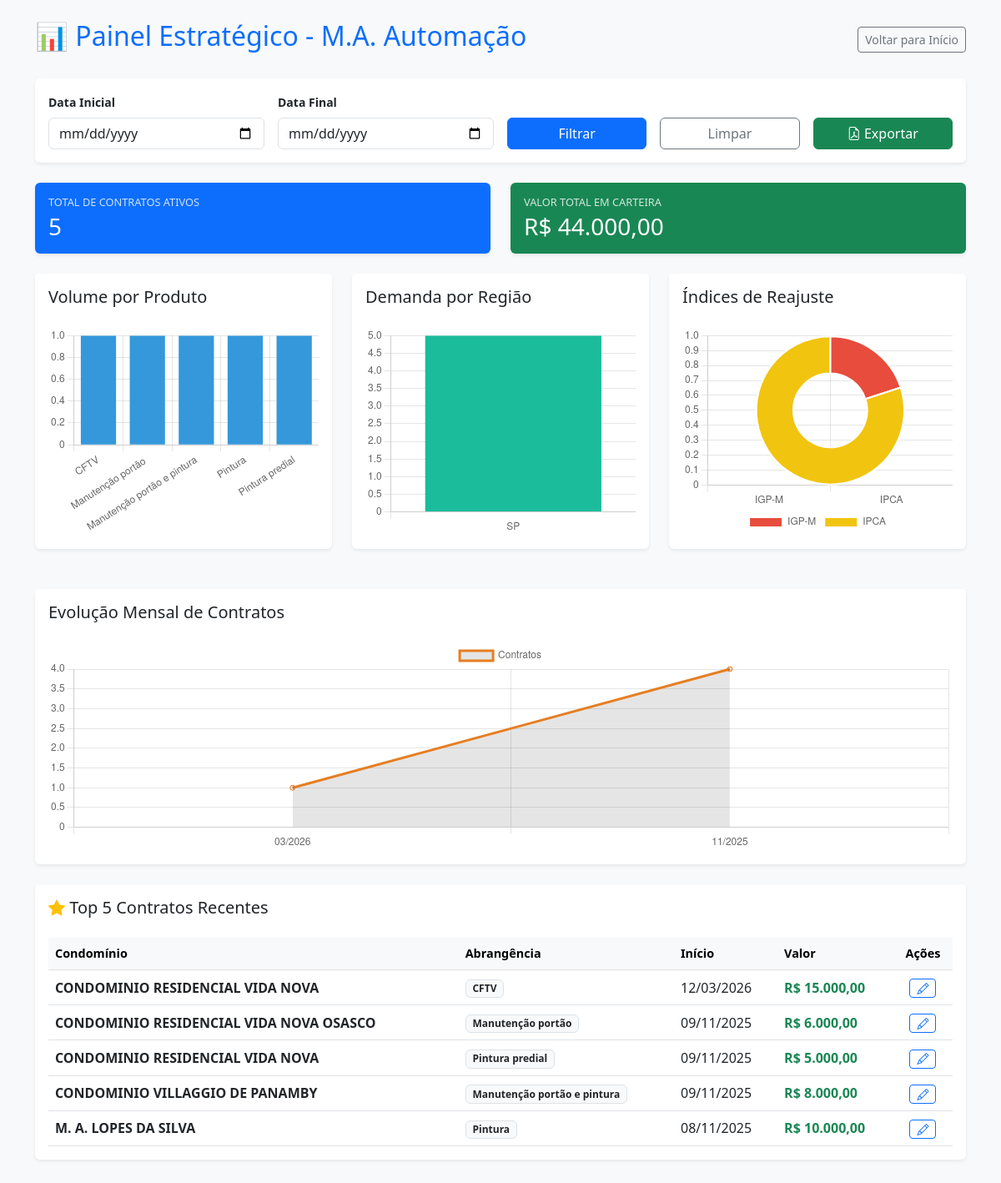
The page /dashboard (signed in) on the database its author committed.
### app.py (models this page shows, shortened)
class ContratCond(db.Model):
    id = db.Column(db.Integer, primary_key=True)
    nome = db.Column(db.String(100), nullable=False)
    cnpj = db.Column(db.String(20), unique=True, nullable=False)
    endereco = db.Column(db.String(200), nullable=False)
    cep = db.Column(db.String(10), nullable=False)
    estado = db.Column(db.String(50), nullable=False)
    telefone = db.Column(db.String(20), nullable=False)
    email = db.Column(db.String(120), nullable=False)
    valor_contrato = db.Column(db.Numeric(10, 2), nullable=False)
    inicio_contrato = db.Column(db.Date, nullable=False)
    termino_contrato = db.Column(db.Date, nullable=True)
    abrangencia_contrato = db.Column(db.String(100), nullable=False)
    tipo_indice = db.Column(db.String(50), nullable=True)
    clausulas_adicionais = db.Column(db.Text, nullable=True)
    data_criacao = db.Column(db.DateTime, nullable=False, default=datetime.utcnow)

### app.py (the view)
@app.route('/dashboard')
@login_required
def dashboard():
    data_inicio = request.args.get('data_inicio')
    data_fim = request.args.get('data_fim')
    query = ContratCond.query
    if data_inicio:
        query = query.filter(ContratCond.data_criacao >= data_inicio)
    if data_fim:
        query = query.filter(ContratCond.data_criacao <= data_fim)
    contratos_filtrados = query.all()
    total_financeiro = sum(c.valor_contrato for c in contratos_filtrados if c.valor_contrato)
    stats_reajuste = query.with_entities(
        ContratCond.tipo_indice, func.count(ContratCond.id)
    ).group_by(ContratCond.tipo_indice).all()
    labels_reajuste = [item[0] if item[0] else "Não Informado" for item in stats_reajuste]
    valores_reajuste = [item[1] for item in stats_reajuste]
    hoje = datetime.now()
    prazo_30 = hoje + timedelta(days=30)
    alertas_vencimento = ContratCond.query.filter(
        ContratCond.termino_contrato >= hoje,
        ContratCond.termino_contrato <= prazo_30
    ).all()
    stats_produtos = query.with_entities(
        ContratCond.abrangencia_contrato,
        func.count(ContratCond.id)
    ).group_by(ContratCond.abrangencia_contrato).all()
    labels_prod = [item[0] if item[0] else "Outros" for item in stats_produtos]
    valores_prod = [item[1] for item in stats_produtos]
    stats_regioes = query.with_entities(
        ContratCond.estado,
        func.count(ContratCond.id)
    ).group_by(ContratCond.estado).all()
    labels_regiao = [item[0] if item[0] else "N/A" for item in stats_regioes]
    valores_regiao = [item[1] for item in stats_regioes]
    stats_mensal = query.with_entities(
        func.strftime('%m/%Y', ContratCond.data_criacao),
        func.count(ContratCond.id)
    ).group_by(func.strftime('%m/%Y', ContratCond.data_criacao)).all()
    labels_mensal = [item[0] for item in stats_mensal]
    valores_mensal = [item[1] for item in stats_mensal]
    top_5_recentes = ContratCond.query.order_by(ContratCond.data_criacao.desc()).limit(5).all()
    return render_template('dashboard.html',
                           labels_prod=labels_prod, valores_prod=valores_prod,
                           labels_regiao=labels_regiao, valores_regiao=valores_regiao,
                           labels_mensal=labels_mensal, valores_mensal=valores_mensal,
                           total_financeiro=total_financeiro,
                           labels_reajuste=labels_reajuste, valores_reajuste=valores_reajuste,
                           alertas_vencimento=alertas_vencimento,
                           top_5_recentes=top_5_recentes) # <--- ESSA LINHA É FUNDAMENTAL

### app.py (called while the page is built)
@login_manager.user_loader
def load_user(user_id):
    try:
        return User.query.get(int(user_id))
    except ValueError:
        return None

### templates/dashboard.html (shortened to what this page needs)
<!DOCTYPE html>
<html lang="pt-br">
<head>
    <link href="https://cdn.jsdelivr.net/npm/bootstrap@5.3.0/dist/css/bootstrap.min.css" rel="stylesheet">
    <link rel="stylesheet" href="https://cdn.jsdelivr.net/npm/bootstrap-icons@1.10.0/font/bootstrap-icons.css">
</head>
<body class="bg-light">
<div class="container mt-4">
    <div class="d-flex justify-content-between align-items-center mb-4">
        <h2 class="text-primary">📊 Painel Estratégico - M.A. Automação</h2>
        <a href="{{ url_for('index') }}" class="btn btn-outline-secondary btn-sm">Voltar para Início</a>
    </div>
    <div class="card shadow-sm border-0 mb-4">
        <div class="card-body">
            <form method="GET" action="{{ url_for('dashboard') }}" class="row g-3 align-items-end">
                <div class="col-md-3">
                    <label class="form-label small fw-bold">Data Inicial</label>
                    <input type="date" name="data_inicio" class="form-control" value="{{ request.args.get('data_inicio', '') }}">
                </div>
                <div class="col-md-3">
                    <label class="form-label small fw-bold">Data Final</label>
                    <input type="date" name="data_fim" class="form-control" value="{{ request.args.get('data_fim', '') }}">
                </div>
                <div class="col-md-2">
                    <button type="submit" class="btn btn-primary w-100">Filtrar</button>
                </div>
                <div class="col-md-2">
                    <a href="{{ url_for('dashboard') }}" class="btn btn-outline-secondary w-100">Limpar</a>
                </div>
                <div class="col-md-2">
                    <button type="button" onclick="window.print()" class="btn btn-success w-100">
                        <i class="bi bi-file-earmark-pdf"></i> Exportar
                    </button>
                </div>
            </form>
        </div>
    </div>
    <div class="row mb-4">
        <div class="col-md-6">
            <div class="card shadow-sm border-0 bg-primary text-white h-100">
                <div class="card-body">
                    <h6 class="text-uppercase mb-1" style="font-size: 0.8rem; opacity: 0.8;">Total de Contratos Ativos</h6>
                    <h3 class="mb-0">{{ valores_prod|sum }}</h3>
                </div>
            </div>
        </div>
        <div class="col-md-6">
            <div class="card shadow-sm border-0 bg-success text-white h-100">
                <div class="card-body">
                    <h6 class="text-uppercase mb-1" style="font-size: 0.8rem; opacity: 0.8;">Valor Total em Carteira</h6>
                    <h3 class="mb-0">R$ {{ "{:,.2f}".format(total_financeiro).replace(',','v').replace('.',',').replace('v','.') }}</h3>
                </div>
            </div>
        </div>
    </div>
    <div class="row mb-4">
        <div class="col-md-4 mb-4">
            <div class="card shadow-sm border-0 h-100">
                <div class="card-header bg-white border-0 pt-3"><h5 class="card-title mb-0">Volume por Produto</h5></div>
                <div class="card-body"><div style="height:250px;"><canvas id="chartProdutos"></canvas></div></div>
            </div>
        </div>
        <div class="col-md-4 mb-4">
            <div class="card shadow-sm border-0 h-100">
                <div class="card-header bg-white border-0 pt-3"><h5 class="card-title mb-0">Demanda por Região</h5></div>
                <div class="card-body"><div style="height:250px;"><canvas id="chartRegioes"></canvas></div></div>
            </div>
        </div>
        <div class="col-md-4 mb-4">
            <div class="card shadow-sm border-0 h-100">
                <div class="card-header bg-white border-0 pt-3"><h5 class="card-title mb-0">Índices de Reajuste</h5></div>
                <div class="card-body"><div style="height:250px;"><canvas id="chartReajuste"></canvas></div></div>
            </div>
        </div>
    </div>
    <div class="row mb-4">
        <div class="col-md-12">
            <div class="card shadow-sm border-0">
                <div class="card-header bg-white border-0 pt-3"><h5 class="card-title mb-0">Evolução Mensal de Contratos</h5></div>
                <div class="card-body"><div style="height:250px;"><canvas id="chartMensal"></canvas></div></div>
            </div>
        </div>
    </div>
    <div class="row mb-5">
        <div class="col-md-12">
            <div class="card shadow-sm border-0">
                <div class="card-header bg-white border-0 pt-3">
                    <h5 class="card-title mb-0"><i class="bi bi-star-fill text-warning"></i> Top 5 Contratos Recentes</h5>
                </div>
                <div class="card-body">
                    <div class="table-responsive">
                        <table class="table table-hover align-middle mb-0">
                            <thead class="table-light">
                                <tr style="font-size: 0.9rem;">
                                    <th>Condomínio</th>
                                    <th>Abrangência</th>
                                    <th>Início</th>
                                    <th>Valor</th>
                                    <th class="text-center">Ações</th>
                                </tr>
                            </thead>
                            <tbody>
                                {% for contrato in top_5_recentes %}
                                <tr>
                                    <td class="fw-bold">{{ contrato.nome }}</td>
                                    <td><span class="badge bg-light text-dark border">{{ contrato.abrangencia_contrato }}</span></td>
                                    <td>{{ contrato.inicio_contrato.strftime('%d/%m/%Y') }}</td>
                                    <td class="text-success fw-bold">R$ {{ "{:,.2f}".format(contrato.valor_contrato).replace(',','v').replace('.',',').replace('v','.') }}</td>
                                    <td class="text-center">
                                        <a href="{{ url_for('editar_contrato', contrato_id=contrato.id) }}" class="btn btn-sm btn-outline-primary py-0">
                                            <i class="bi bi-pencil"></i>
                                        </a>
                                    </td>
                                </tr>
                                {% endfor %}
                            </tbody>
                        </table>
                    </div>
                </div>
            </div>
        </div>
    </div>
</div> <script>
    const chartOptions = { responsive: true, maintainAspectRatio: false, plugins: { legend: { display: false } } };
    // Bar Charts
    new Chart(document.getElementById('chartProdutos'), { type: 'bar', data: { labels: {{ labels_prod|tojson }}, datasets: [{ data: {{ valores_prod|tojson }}, backgroundColor: '#3498db' }] }, options: chartOptions });
    new Chart(document.getElementById('chartRegioes'), { type: 'bar', data: { labels: {{ labels_regiao|tojson }}, datasets: [{ data: {{ valores_regiao|tojson }}, backgroundColor: '#1abc9c' }] }, options: chartOptions });
    // Gráfico de Rosca
    new Chart(document.getElementById('chartReajuste'), {
        type: 'doughnut',
        data: {
            labels: {{ labels_reajuste|tojson }},
            datasets: [{ data: {{ valores_reajuste|tojson }}, backgroundColor: ['#e74c3c', '#f1c40f', '#9b59b6', '#34495e'] }]
        },
        options: { ...chartOptions, plugins: { legend: { display: true, position: 'bottom' } } }
    });
    // Line Chart
    new Chart(document.getElementById('chartMensal'), {
        type: 'line',
        data: { labels: {{ labels_mensal|tojson }}, datasets: [{ label: 'Contratos', data: {{ valores_mensal|tojson }}, borderColor: '#e67e22', fill: true, tension: 0.3 }] },
        options: { ...chartOptions, plugins: { legend: { display: true } } }
    });
</script>
</body>
</html>

### rows shown on the page
ContratCond: nome "CONDOMINIO RESIDENCIAL VIDA NOVA", abrangencia_contrato "CFTV", inicio_contrato "12/03/2026", valor_contrato "15.000,00"
ContratCond: nome "CONDOMINIO RESIDENCIAL VIDA NOVA OSASCO", abrangencia_contrato "Manutenção portão", inicio_contrato "09/11/2025", valor_contrato "6.000,00"
ContratCond: nome "CONDOMINIO RESIDENCIAL VIDA NOVA", abrangencia_contrato "Pintura predial", inicio_contrato "09/11/2025", valor_contrato "5.000,00"
ContratCond: nome "CONDOMINIO VILLAGGIO DE PANAMBY", abrangencia_contrato "Manutenção portão e pintura", inicio_contrato "09/11/2025", valor_contrato "8.000,00"
ContratCond: nome "M. A. LOPES DA SILVA", abrangencia_contrato "Pintura", inicio_contrato "08/11/2025", valor_contrato "10.000,00"

### other values the page prints
{{ valores_prod|sum }} "5"
chart data {{ valores_prod|tojson }} [1, 1, 1, 1, 1]
chart data {{ labels_regiao|tojson }} ["SP"]
chart data {{ valores_regiao|tojson }} [5]
